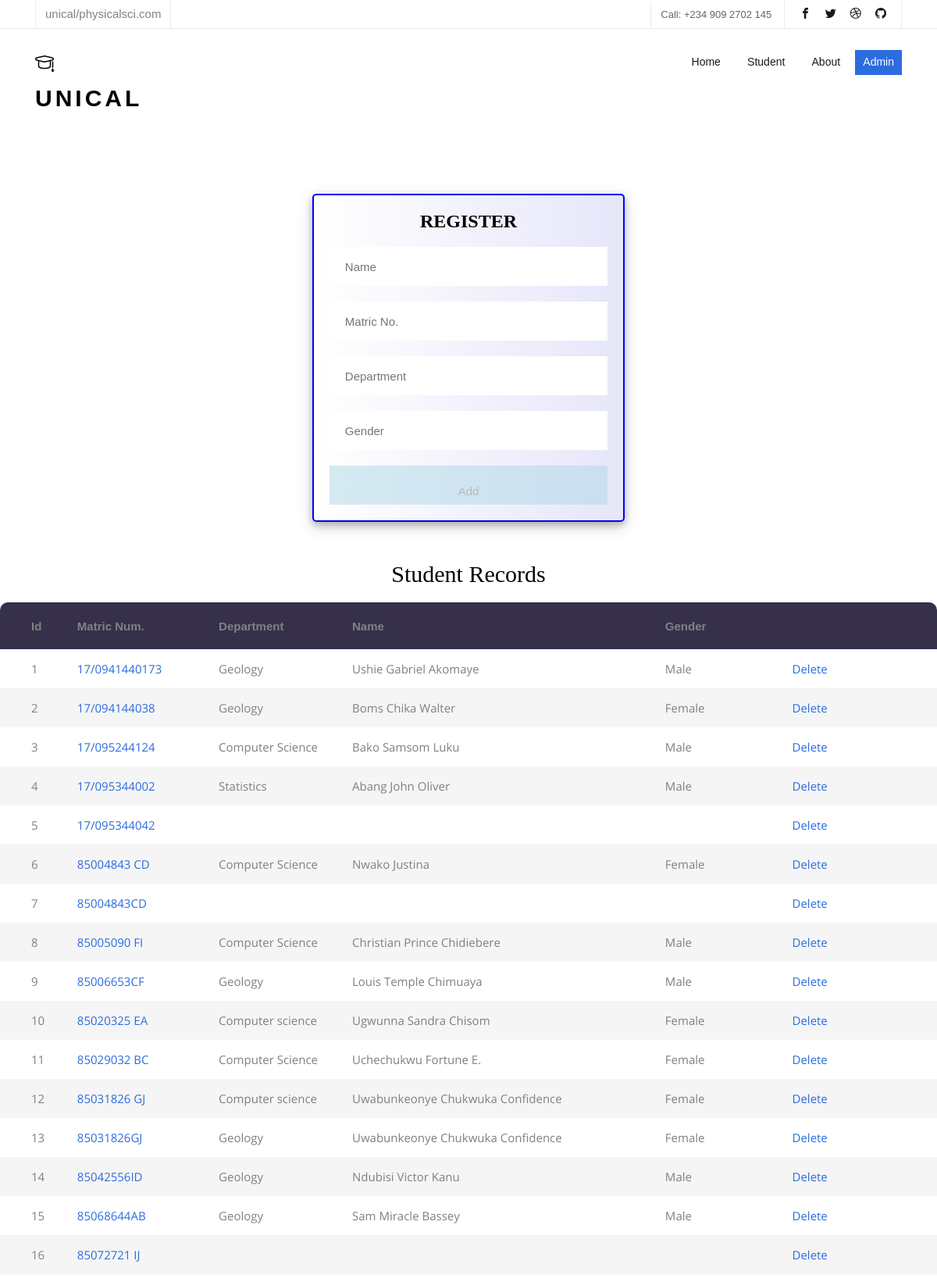
/admin_panel.php (signed in, upper part), run on the app's committed database.
### tables this page shows
CREATE TABLE IF NOT EXISTS `student` (
  `studentId` int(3) NOT NULL AUTO_INCREMENT,
  `matricNo` varchar(15) NOT NULL,
  `departmentName` varchar(50) NOT NULL,
  `Name` varchar(100) NOT NULL,
  `Gender` varchar(7) NOT NULL,
  `date_of_birth` date NOT NULL,
  `level` varchar(10) NOT NULL,
  `state_of_origin` varchar(50) DEFAULT NULL,
  PRIMARY KEY (`studentId`)
);

### admin_panel.php (the view, shortened to what this page needs)
<!DOCTYPE HTML>
<html>
<head>
    <link rel="stylesheet" type="text/css" href="vendor/bootstrap/css/bootstrap.min.css">
    <link rel="stylesheet" type="text/css" href="fonts/font-awesome-4.7.0/css/font-awesome.min.css">
    <link rel="stylesheet" type="text/css" href="vendor/animate/animate.css">
    <link rel="stylesheet" type="text/css" href="vendor/select2/select2.min.css">
    <link rel="stylesheet" type="text/css" href="vendor/perfect-scrollbar/perfect-scrollbar.css">
    <link rel="stylesheet" type="text/css" href="css/util.css">
    <link rel="stylesheet" type="text/css" href="css/main.css">
</head>
<body>
    <?php include 'header.php' ;?>
    <center>
        <div class="report_msg">
        </div><br />
    </center>
    <div class="">
        <?php
				if (isset($_GET['update'])){
					include "update.php";
				}
				else{
					include "create.php";
				}
			?>
        <?php
				require "connect.php";
				try{
					$sql = ("SELECT * FROM student ORDER by studentId ASC");
					$stmt = $conn->query($sql);
					$stmt->setFetchMode(PDO::FETCH_ASSOC);
				}
				catch (PDOException $e){
					die("Could not connect to the database $db :" . $e->getMessage());
				}
			?>
    </div>
    <center style="margin-top:50px;">
        <table cellpadding="" bgcolor="" `border="1">
            <h2>Student Records</h2>
            <thead>
                <tr>
                    <th class="column1">Id</th>
                    <th class="column2">Matric Num.</th>
                    <th class="column3">Department</th>
                    <th class="column4">Name</th>
                    <th class="column5">Gender</th>
                    <th class="column6"></th>
                </tr>
            </thead>
            <tbody>
                <?php
						while ($row = $stmt->fetch()){
					?>
                <tr>
                    <td class="column1">
                        <?php echo ($row['studentId']);?>
                    </td>
                    <td class="column2"><a href="admin_panel.php?id=<?php echo ($row['studentId']);?>?&&update=<?php echo ($row['matricNo']);?>">
                            <?php echo ($row['matricNo']);?></a></td>
                    <td class="column3">
                        <?php echo ($row['departmentName']);?>
                    </td>
                    <td class="column4">
                        <?php echo ($row['Name']);?>
                    </td>
                    <td class="column5">
                        <?php echo ($row['Gender']);?>
                    </td>
                    <td class="column6"><a href="admin_panel.php?del=<?php echo ($row['studentId']);?>?&&user=<?php echo ($row['Name']);?>">Delete</a></td>
                </tr>
                <?php
						}
					?>
            </tbody>
        </table>
    </center>
    <?php include 'footer.php' ;?>
</body>
</html>

### header.php (shortened to what this page needs)
<!DOCTYPE HTML>
<html>
	<head>
	<link rel="stylesheet" href="css/animate.css">
	<link rel="stylesheet" href="css/icomoon.css">
	<link rel="stylesheet" href="css/bootstrap.css">
	<link rel="stylesheet" href="css/magnific-popup.css">
	<link rel="stylesheet" href="css/owl.carousel.min.css">
	<link rel="stylesheet" href="css/owl.theme.default.min.css">
	<link rel="stylesheet" href="css/flexslider.css">
	<link rel="stylesheet" href="css/pricing.css">
	<link rel="stylesheet" href="css/style.css">
	</head>
	<body>
	<nav class="fh5co-nav" role="navigation">
		<div class="top">
			<div class="container">
				<div class="row">
					<div class="col-xs-12 text-right">
						<p class="site">unical/physicalsci.com</p>
						<p class="num">Call: +234 909 2702 145</p>
						<ul class="fh5co-social">
							<li><a href="#"><i class="icon-facebook2"></i></a></li>
							<li><a href="#"><i class="icon-twitter2"></i></a></li>
							<li><a href="#"><i class="icon-dribbble2"></i></a></li>
							<li><a href="#"><i class="icon-github"></i></a></li>
						</ul>
					</div>
				</div>
			</div>
		</div>
		<div class="top-menu">
			<div class="container">
				<div class="row">
					<div class="col-xs-2">
						<div id="fh5co-logo"><a href="index.php">
						<i class="icon-study"></i><span class="uni" >UNICAL</span>
						</div>
					</div>
					<div class="col-xs-10 text-right menu-1">
						<ul>
							<li class="active"><a href="index.php">Home</a></li>
							<li><a href="student.php">Student</a></li>
							<li><a href="about.php">About</a></li>
							<li class="btn-cta"><a href="admin.php"><span>Admin</span></a></li>
						</ul>
					</div>
				</div>
			</div>
		</div>
	</nav>
	</body>
</html>

### create.php (shortened to what this page needs)
<!DOCTYPE html>
<html>
<head>
</head>
<body>
    <div class="login_div">
        <h3 style="font-family:tahoma;font-weight:bolder;">Register</h3>
        <form action="admin_panel.php" method="post">
            <center>
                <input type="text" placeholder="Name" maxlength="30px" name="name" value="<?php echo $_POST['name'];?>" required />
                <p />
                <input type="text" placeholder="Matric No." name="matric" value="<?php echo $_POST['matric'];?>" required />
                <p />
                <input type="text" placeholder="Department" name="dpt" value="<?php echo $_POST['dpt'];?>" required />
                <p />
                <input type="text" placeholder="Gender" name="gen" value="<?php echo $_POST['gen'];?>" required />
                <p />
                <input type="submit" value="Add" name="add" id="submit" />
            </center>
        </form>
    </div>
</body>
</html>

### footer.php (shortened to what this page needs)
<!DOCTYPE HTML>
<html>
	<head>
	<link rel="stylesheet" href="css/animate.css">
	<link rel="stylesheet" href="css/icomoon.css">
	<link rel="stylesheet" href="css/bootstrap.css">
	<link rel="stylesheet" href="css/magnific-popup.css">
	<link rel="stylesheet" href="css/owl.carousel.min.css">
	<link rel="stylesheet" href="css/owl.theme.default.min.css">
	<link rel="stylesheet" href="css/flexslider.css">
	<link rel="stylesheet" href="css/pricing.css">
	<link rel="stylesheet" href="css/style.css">
	</head>
	<body>
	</body>
</html>

### css/main.css (style rules this page uses)
* { margin: 0px; padding: 0px; box-sizing: border-box; }
body, html { height: 100%; font-family: sans-serif; }
a { margin: 0px; transition: all 0.4s; -webkit-transition: all 0.4s; -o-transition: all 0.4s; -moz-transition: all 0.4s; }
h1,h2,h3,h4,h5,h6 { margin: 0px; }
p { margin: 0px; }
ul, li { margin: 0px; list-style-type: none; }
input { display: block; outline: none; border: none !important; }
table { border-spacing: 1; border-collapse: collapse; background: white; border-radius: 10px; overflow: hidden; width: 100%; margin: 0 auto; position: relative; }
table * { position: relative; }
table td, table th { padding-left: 8px; }
table thead tr { height: 60px; background: #36304a; }
table tbody tr { height: 50px; }
table td, table th { text-align: left; }
tbody tr:nth-child(even) { background-color: #f5f5f5; }
tbody tr { font-family: OpenSans-Regular; font-size: 15px; color: #808080; line-height: 1.2; font-weight: unset; }
.column1 { width: 100px; padding-left: 40px; }
.column2 { width: 200px; }
.column3 { width: 200px; }
.column4 { width: 500px; text-align: left; }
.column5 { width: 200px; text-align: left; }
.column6 { width: 222px; text-align: left; padding-right: 62px; }

### css/icomoon.css (style rules this page uses)
[class^="icon-"], [class*=" icon-"] { font-family: 'icomoon' !important; speak: none; font-style: normal; font-weight: normal; font-variant: normal; text-transform: none; line-height: 1; -webkit-font-smoothing: antialiased; -moz-osx-font-smoothing: grayscale; }
.icon-study:before { content: "\e924"; }
.icon-facebook2:before { content: "\eac0"; }
.icon-twitter2:before { content: "\eac6"; }
.icon-dribbble2:before { content: "\ead7"; }
.icon-github:before { content: "\eae0"; }

### css/style.css (style rules this page uses)
body { font-family: "Source Sans Pro", Arial, sans-serif; font-weight: 400; font-size: 15px; line-height: 1.7; color: #828282; background: #fff; }
a { color: #2D6CDF; -webkit-transition: 0.5s; -o-transition: 0.5s; transition: 0.5s; }
p { margin-bottom: 20px; }
h1, h2, h3, h4, h5, h6, figure { color: #000; font-family: "Roboto Slab", serif; font-weight: 400; margin: 0 0 20px 0; }
.fh5co-nav { width: 100%; padding: 0; z-index: 1001; }
.fh5co-nav .top-menu { padding: 22px 0; }
.fh5co-nav .top { border-bottom: 1px solid rgba(0, 0, 0, 0.08); padding: 0px 0; margin-bottom: 0; }
.fh5co-nav .top .num, .fh5co-nav .top .fh5co-social, .fh5co-nav .top .site { display: inline-block; margin: 0; padding: 5px 12px; }
.fh5co-nav .top .site { float: left; font-weight: 300; margin-top: 0px; border-left: 1px solid rgba(0, 0, 0, 0.08); border-right: 1px solid rgba(0, 0, 0, 0.08); }
.fh5co-nav .top .num { color: rgba(0, 0, 0, 0.6); font-size: 13px; letter-spacing: 0px; border-left: 1px solid rgba(0, 0, 0, 0.08); }
.fh5co-nav .top .fh5co-social { margin: 0; border-left: 1px solid rgba(0, 0, 0, 0.08); border-right: 1px solid rgba(0, 0, 0, 0.08); }
.fh5co-nav .top .fh5co-social li { font-size: 14px; display: inline-block; }
.fh5co-nav .top .fh5co-social li a { padding: 7px 7px; }
.fh5co-nav .top .fh5co-social li a i { font-size: 14px; }
.fh5co-nav #fh5co-logo { font-size: 24px; margin: 0; padding: 0; text-transform: uppercase; font-weight: bold; font-weight: 700; font-family: "Source Sans Pro", Arial, sans-serif; }
.fh5co-nav #fh5co-logo a { color: #000; position: relative; padding-left: 25px; }
.fh5co-nav #fh5co-logo a span { color: #000; }
.fh5co-nav #fh5co-logo a i { position: absolute; top: 5px; left: 0; }
.fh5co-nav ul { padding: 0; margin: 5px 0 0 0; }
.fh5co-nav ul li { padding: 0; margin: 0; list-style: none; display: inline; font-weight: 300; }
.fh5co-nav ul li a { font-size: 14px; padding: 30px 15px; color: rgba(0, 0, 0, 0.9); -webkit-transition: 0.5s; -o-transition: 0.5s; transition: 0.5s; }
.fh5co-nav ul li.btn-cta a { padding: 30px 0px !important; color: #fff; }
.fh5co-nav ul li.btn-cta a span { background: #2d6cdf; padding: 4px 10px; display: -moz-inline-stack; display: inline-block; zoom: 1; *display: inline; -webkit-transition: 0.3s; -o-transition: 0.3s; transition: 0.3s; -webkit-border-radius: 1; -moz-border-radius: 1; -ms-border-radius: 1; border-radius: 1; }
.fh5co-nav ul li.active > a { font-weight: 400; }

### data on the page
student: studentId "1", matricNo "17/0941440173", departmentName "Geology", Name "Ushie Gabriel Akomaye", Gender "Male"
student: studentId "2", matricNo "17/094144038", departmentName "Geology", Name "Boms Chika Walter", Gender "Female"
student: studentId "3", matricNo "17/095244124", departmentName "Computer Science", Name "Bako Samsom Luku", Gender "Male"
student: studentId "4", matricNo "17/095344002", departmentName "Statistics", Name "Abang John Oliver", Gender "Male"
student: studentId "5", matricNo "17/095344042"
student: studentId "6", matricNo "85004843 CD", departmentName "Computer Science", Name "Nwako Justina", Gender "Female"
student: studentId "7", matricNo "85004843CD"
student: studentId "8", matricNo "85005090 FI", departmentName "Computer Science", Name "Christian Prince Chidiebere", Gender "Male"
student: studentId "9", matricNo "85006653CF", departmentName "Geology", Name "Louis Temple Chimuaya", Gender "Male"
student: studentId "10", matricNo "85020325 EA", departmentName "Computer science", Name "Ugwunna Sandra Chisom", Gender "Female"
student: studentId "11", matricNo "85029032 BC", departmentName "Computer Science", Name "Uchechukwu Fortune E.", Gender "Female"
student: studentId "12", matricNo "85031826 GJ", departmentName "Computer science", Name "Uwabunkeonye Chukwuka Confidence", Gender "Female"
student: studentId "13", matricNo "85031826GJ", departmentName "Geology", Name "Uwabunkeonye Chukwuka Confidence", Gender "Female"
student: studentId "14", matricNo "85042556ID", departmentName "Geology", Name "Ndubisi Victor Kanu", Gender "Male"
student: studentId "15", matricNo "85068644AB", departmentName "Geology", Name "Sam Miracle Bassey", Gender "Male"
student: studentId "16", matricNo "85072721 IJ"
